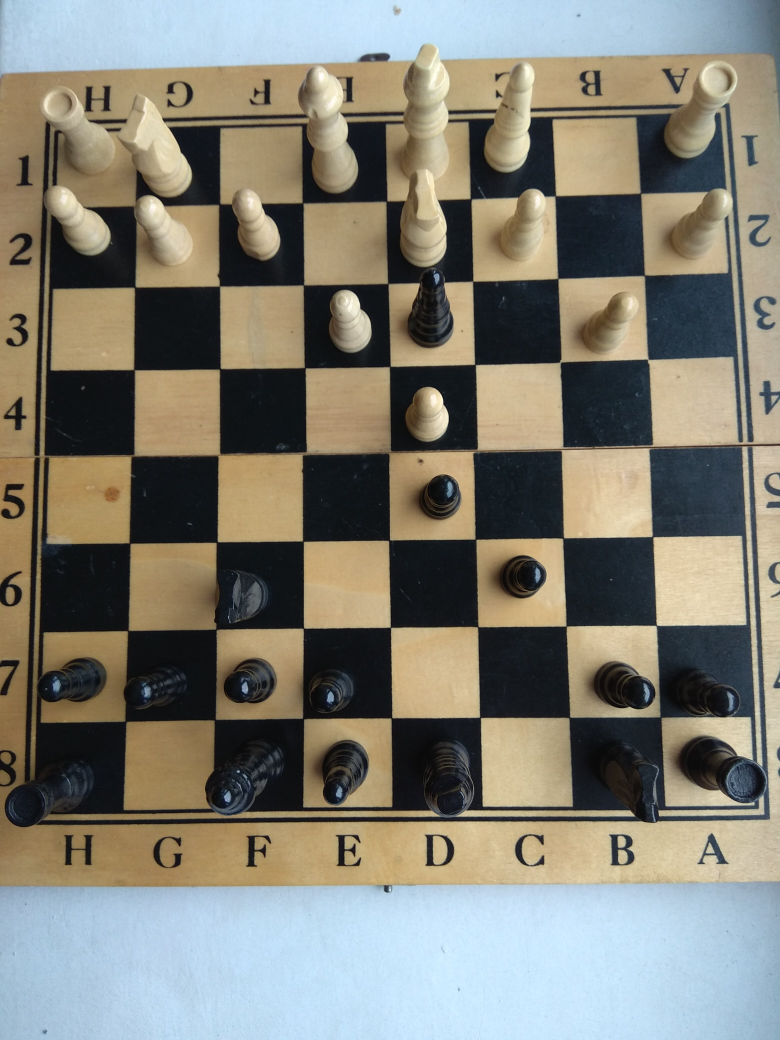
//> input picture ChessRecognition/build/data/2.jpg, 3120 x 4160 px (shown at 1/4 size)
$ ./main   (built with g++ and OpenCV 4)
//> lines starting //> are read from the running program, lines starting //| are printed output that depends on the picture; after the words box and inside, x2 and y2 are one past the last pixel; in counts of white or black regions, pixels touching at a corner belong together
### ChessRecognition/figure.h
#ifndef FIGURE_H
#define FIGURE_H
#include <iostream>
enum PieceName{
    queen = 0,
    king = 1,
    pown = 2,
    rug = 3,
    bishop = 4,
    horse = 5,
    empty = 6,
    unidentified = 7
};

enum Team{
    black = 0,
    white = 1,
    none
};

class Figure
{
public:
    Figure(PieceName name, Team team);
    void setName(PieceName name);
    bool isFigureInThisField();
private:
    PieceName name;
    Team team;
};

#endif // FIGURE_H

### ChessRecognition/board.h
#ifndef BOARD_H
#define BOARD_H
#include "figure.h"
#include <iostream>
#include <opencv2/core/core.hpp>
#include <opencv2/highgui/highgui.hpp>
#include <opencv2/imgproc/imgproc.hpp>
#include <vector>
#include <iostream> // to debug

class Board
{
public:
    Board(std::vector < std::vector <cv::Mat >  > vectorOfSubimages);
    ~Board();
    void processWhiteSquares();
    void processBlackSquares();
    void showMats();
    std::vector< std::vector <Figure*> > getFigures();
private:
    //functions
    bool checkWhiteSquare(cv::Mat square, std::string name);
    bool checkBlackSquare(cv::Mat square);

    double averangeIntensityOfBlackSquares();
    double averangeIntensityOfWhiteSquares();

    //data
    std::vector< std::vector <Figure*> > figures;
    std::vector< std::vector <cv::Mat> > subimages;

    double whiteSquareAverange;
    double blackSquareAverange;
};

#endif // BOARD_H

### ChessRecognition/fieldfinder.h
#ifndef FIELDFINDER_H
#define FIELDFINDER_H
#include <iostream>
#include <opencv2/core/core.hpp>
#include <opencv2/highgui/highgui.hpp>
#include <opencv2/imgproc/imgproc.hpp>

using namespace std;
using namespace cv;

Mat findFieldsAndDrawItOnImage(Mat cornersBeforeHarrisDetestor, double allowedError,Mat  scaleInputMatrix);
vector< vector<Mat> > sortMats(vector<pair<Mat, Rect>> matsWithRectangles);
#endif // FIELDFINDER_H

### ChessRecognition/figure.cpp
#include "figure.h"

Figure::Figure(PieceName name, Team team)
{
    this->name = name;
    this->team = team;
}

void Figure::setName(PieceName name)
{
    this->name = name;
}

// [6 lines left out: function isFigureInThisField, not called in this run]

### ChessRecognition/board.cpp
#include "board.h"

Board::Board(std::vector<std::vector<cv::Mat> > vectorOfSubimages)
{
    subimages = vectorOfSubimages;//board rotate 180*
    //set up size
    for (int i = 0; i < subimages.size(); i++){
        std::vector<Figure*> row;
        for(int j = 0; j < subimages.size(); j++){
            Figure *fig = new Figure(empty, none);
            row.push_back(fig);
        }
        figures.push_back(row);
    }
    blackSquareAverange = averangeIntensityOfBlackSquares();
    whiteSquareAverange = averangeIntensityOfWhiteSquares();
    std::cout<<blackSquareAverange<<"\t"<<whiteSquareAverange<<std::endl;
}

Board::~Board()
{
    for (std::vector<Figure*> row : figures){
        for(Figure* fig : row){
            delete fig;
        }
    }
}

void Board::processWhiteSquares()
{
    for(int i = 0; i < subimages.size(); i++){
        std::vector<cv::Mat>  row = subimages[i];
        for(int j = 0; j < row.size(); j++){
            if(i%2==0){
                if(j%2==1){
                    //process function
                    std::ostringstream ss;
                    ss << i;
                    ss << j;
                    std::string str = ss.str();
                    if(checkWhiteSquare(row[j] , str)){
                        Figure *fig = figures[i][j];
                        fig->setName(unidentified);
                    }
                }
            }
            else{
                if(j%2==0){
                    std::ostringstream ss;
                    ss << i;
                    ss << j;
                    std::string str = ss.str();
                    //process function
                    if(checkWhiteSquare(row[j], str)){
                        Figure *fig = figures[i][j];
                        fig->setName(unidentified);
                    }
                }
            }
        }
    }
}

void Board::processBlackSquares()
{
    for(int i = 0; i < subimages.size(); i++){
        std::vector<cv::Mat>  row = subimages[i];
        for(int j = 0; j < row.size(); j++){
            if(i%2==0){
                if(j%2==0){
                    // [5 lines of commented-out code are left out]
                    if(checkBlackSquare(row[j])){
                        Figure *fig = figures[i][j];
                        fig->setName(unidentified);
                    }
                }
            }
            else{
                if(j%2==1){
                    // [5 lines of commented-out code are left out]
                    if(checkBlackSquare(row[j])){
                        Figure *fig = figures[i][j];
                        fig->setName(unidentified);
                    }
                }
            }
        }
    }
}

// [13 lines left out: function showMats, not called in this run]

std::vector<std::vector<Figure *> > Board::getFigures()
{
    return figures;
}

bool Board::checkWhiteSquare(cv::Mat square, std::string name)
{
    cv::Mat tophat, blackhat, contrast;
    cv::morphologyEx(square, tophat, cv::MORPH_TOPHAT, cv::getStructuringElement(cv::MORPH_RECT, cv::Size(square.rows/10, square.cols/10)));
    cv::morphologyEx(square, blackhat, cv::MORPH_BLACKHAT, cv::getStructuringElement(cv::MORPH_RECT, cv::Size(square.rows/30, square.cols/30)));
    contrast = square + tophat - blackhat;
    square = contrast;
    cv::GaussianBlur(square, square, cv::Size(3,5), 1);
    cv::Canny(square, square, 0.6*whiteSquareAverange, 0.8*whiteSquareAverange, 3);
    std::vector< std::vector<cv::Point> > contours;
    cv::findContours(square.clone(), contours, CV_RETR_TREE, CV_CHAIN_APPROX_NONE);
    int pointsCount = 0;
    for(std::vector<cv::Point> contour :  contours){
        cv::Rect rect = cv::boundingRect(contour);
        if(true){
            pointsCount += contour.size();
        }
    }
    //std::cout<<name<<"\t"<<pointsCount<<std::endl;
    //cv::imshow(name, square);
    if(pointsCount > 0.6*averangeIntensityOfWhiteSquares())   return true;
    return false;
}

bool Board::checkBlackSquare(cv::Mat square)
{
    cv::Mat tophat, blackhat, contrast;
    cv::morphologyEx(square, tophat, cv::MORPH_TOPHAT, cv::getStructuringElement(cv::MORPH_RECT, cv::Size(square.rows/10, square.cols/10)));
    cv::morphologyEx(square, blackhat, cv::MORPH_BLACKHAT, cv::getStructuringElement(cv::MORPH_RECT, cv::Size(square.rows/20, square.cols/20)));
    contrast = square + tophat - blackhat;
    square = contrast;
    cv::GaussianBlur(square, square, cv::Size(3,5), 1);
    cv::Canny(square, square, 1*blackSquareAverange, 3.5*blackSquareAverange, 3);
    std::vector< std::vector<cv::Point> > contours;
    cv::findContours(square.clone(), contours, CV_RETR_TREE, CV_CHAIN_APPROX_NONE);
    int pointsCount = 0;
    for(std::vector<cv::Point> contour :  contours){
        cv::Rect rect = cv::boundingRect(contour);
        if(contour.size() > 0){
            pointsCount += contour.size();
        }
    }
    if(pointsCount > blackSquareAverange*3)   return true;
    return false;
}

double Board::averangeIntensityOfBlackSquares()
{
    int counter = 0;
    double avg = 0;
    for(int i = 0; i < subimages.size(); i++){
        std::vector<cv::Mat>  row = subimages[i];
        for(int j = 0; j < row.size(); j++){
            if(i%2==0){
                if(j%2==0){
                    cv::Mat m = row[j];
                    for(int r = 0; r < m.rows; r++){
                        for(int c = 0; c < m.cols; c++){
                            avg += m.at<uchar>(r, c);
                            counter++;
                        }
                    }
                }
            }
            else{
                if(j%2==1){
                    cv::Mat m = row[j];
                    for(int r = 0; r < m.rows; r++){
                        for(int c = 0; c < m.cols; c++){
                            avg += m.at<uchar>(r, c);
                            counter++;
                        }
                    }
                }
            }
        }
    }
    avg /= counter;
    return avg;
}

double Board::averangeIntensityOfWhiteSquares()
{
    int counter = 0;
    double avg = 0;
    for(int i = 0; i < subimages.size(); i++){
        std::vector<cv::Mat>  row = subimages[i];
        for(int j = 0; j < row.size(); j++){
            if(i%2==0){
                if(j%2==1){
                    cv::Mat m = row[j];
                    for(int r = 0; r < m.rows; r++){
                        for(int c = 0; c < m.cols; c++){
                            avg += m.at<uchar>(r, c);
                            counter++;
                        }
                    }
                }
            }
            else{
                if(j%2==0){
                    cv::Mat m = row[j];
                    for(int r = 0; r < m.rows; r++){
                        for(int c = 0; c < m.cols; c++){
                            avg += m.at<uchar>(r, c);
                            counter++;
                        }
                    }
                }
            }
        }
    }
    avg /= counter;
    return avg;
}

### ChessRecognition/fieldfinder.cpp
#include "fieldfinder.h"

void findMaxXY(int &maxY, int &minY, int &maxX, int &minX, vector< vector< Point > >  &contours){
    vector<cv::Rect> boundRect(contours.size());
    maxY = 0, minY = INT_MAX, maxX = 0, minX = INT_MAX;
    for(size_t i=0; i < contours.size(); i++){
        boundRect[i] = boundingRect( Mat(contours[i]) );
        Rect boundRectangle = boundRect[i];
        int actualY = boundRectangle.y;
        int actualX = boundRectangle.x;
        if(actualY > maxY){
            maxY = actualY;
        }
        if(actualY < minY){
            minY = actualY;
        }
        if(actualX > maxX){
            maxX = actualX;
        }
        if(actualX < minX){
            minX = actualX;
        }
    }
}

bool deleteTooNearXPoint(int prevX, int widthOfSquare, vector< vector< Point > >  &contours){
    vector<cv::Rect> boundRect(contours.size());
    int maxX = 0, index = 0;
    for(size_t i=0; i < contours.size(); i++){
        boundRect[i] = boundingRect( Mat(contours[i]) );
        Rect boundRectangle = boundRect[i];
        int actualX = boundRectangle.x;
        if(actualX > maxX){
            maxX = actualX;
            index = i;
        }
    }
    if(prevX - maxX < 0.6*widthOfSquare){
        contours.erase(contours.begin() + index);
        return true;
    }
    return false;
}

Mat findFieldsAndDrawItOnImage(Mat cornersBeforeHarrisDetestor, double allowedError, Mat scaleInputMatrix)
{
    int const LINE_INTENSITY = 255;
    //find contours
    vector< vector< Point > > contours;
    vector< vector< Point > > contoursTotal;
    vector< vector< Point > > contoursY;
    vector< vector< Point > > contoursX;
    findContours(cornersBeforeHarrisDetestor, contours, CV_RETR_EXTERNAL, CV_CHAIN_APPROX_NONE);
    vector<cv::Rect> boundRect(contours.size());
    int maxY = 0, minY = INT_MAX, maxX = 0, minX = INT_MAX;
    findMaxXY(maxY, minY, maxX, minX, contours);
    double widthOfBoard = sqrt((maxX-minX)*(maxX-minX));
    double widthOfSquare = widthOfBoard/8;
    double heightOfBoard = sqrt((maxY-minY)*(maxY-minY));
    double heightOfSquare = heightOfBoard/8;
    allowedError = 0.5*heightOfSquare;
    for(int r = 0; r < 9; r++){
        findMaxXY(maxY, minY, maxX, minX, contours);
        contoursY.clear();
        int ind = 0;
        for(vector< vector< Point > >::iterator it = contours.begin(); it != contours.end();){
            boundRect[ind] = boundingRect( Mat( *it ));
            Rect boundRectangle = boundRect[ind];
            int actualY = boundRectangle.y;
            if(actualY < maxY + allowedError && actualY > maxY - allowedError){
                contoursY.push_back(*it);
                contoursTotal.push_back(*it);
                contours.erase(it);
            }
            else{
                ++it;
                ind++;
            }
        }

        Vec4f lineY;
        vector< Point2f > points;
        for(size_t i = 0; i < contoursY.size(); i++){
            vector< Point > add = contoursY[i];
            vector<Point2f> vec;
            for(int i = 0; i < add.size(); i++){
                vec.push_back((Point2f(add.at(i).x, add.at(i).y)));
            }
            points.insert(points.end(), vec.begin(), vec.end());
        }
        if(points.size() > 1) fitLine(points, lineY, CV_DIST_L2, 0, 0.01, 0.01);
        int m = 1000;
        line( scaleInputMatrix, Point2f(lineY[2]-lineY[0]*m, lineY[3]-lineY[1]*m), Point2f(lineY[2]+lineY[0]*m, lineY[3]+lineY[1]*m), Scalar(LINE_INTENSITY,LINE_INTENSITY,LINE_INTENSITY), 1, CV_AA);
    }

    //RESET CONTOURS
    contours.insert(contours.end(), contoursTotal.begin(), contoursTotal.end());
    allowedError = 0.4*widthOfSquare;

    int prevXVal = 0;
    for(int w = 0; w < 9; w++){
        if(w != 0){
            while(deleteTooNearXPoint(prevXVal, widthOfSquare, contours)){
                cout<<"too near points"<< prevXVal;
            }
        }
        findMaxXY(maxY, minY, maxX, minX, contours);
        contoursX.clear();
        int ind = 0;
        for(vector< vector< Point > >::iterator it = contours.begin(); it != contours.end();){
            boundRect[ind] = boundingRect( Mat( *it ));
            Rect boundRectangle = boundRect[ind];
            int actualX = boundRectangle.x;
            if(actualX < maxX + allowedError && actualX > maxX - allowedError){
                contoursX.push_back(*it);
                contoursTotal.push_back(*it);
                contours.erase(it);
            }
            else{
                ++it;
                ind++;
            }
        }
        Vec4f lineX;
        vector< Point2f > points;
        for(size_t i = 0; i < contoursX.size(); i++){
            vector< Point > add = contoursX[i];
            vector<Point2f> vec;
            for(int i = 0; i < add.size(); i++){
                vec.push_back((Point2f(add.at(i).x, add.at(i).y)));
            }
            points.insert(points.end(), vec.begin(), vec.end());
        }

        if(points.size() > 1) fitLine(points, lineX, CV_DIST_L2, 0, 0.01, 0.01);
        else cout<<" not enough points"<<w<<endl;
        int m = 1000;
        line( scaleInputMatrix, Point2f(lineX[2]-lineX[0]*m, lineX[3]-lineX[1]*m), Point2f(lineX[2]+lineX[0]*m, lineX[3]+lineX[1]*m), Scalar(LINE_INTENSITY,LINE_INTENSITY,LINE_INTENSITY), 1, CV_AA);
        prevXVal = maxX;
    }
    return scaleInputMatrix;
}

vector< vector<Mat> > sortMats(vector<pair<Mat, Rect>> matsWithRectangles)
{
    vector< vector<Mat> > sortedMats;
    for(int r = 0; r < 8; r++){
        vector<pair<Mat, Rect>> row;
        vector<Mat> matsRow;
        for(int c = 0; c < 8; c++){
           int maxIndex = 0, actualIndex = 0;
           pair<Mat, Rect> maxYMat = matsWithRectangles[0];
           for(pair<Mat, Rect> mat : matsWithRectangles){
               Rect rect = mat.second, maxMatRect = maxYMat.second;
               if(rect.y > maxMatRect.y){
                   maxYMat = mat;
                   maxIndex = actualIndex;
               }
               actualIndex++;
           }
           row.push_back(maxYMat);
           matsWithRectangles.erase(matsWithRectangles.begin()+maxIndex);
        }
        for(int i = 0; i < row.size(); i++){
            for(int j = 1; j < row.size(); j++){
                pair<Mat, Rect> actualR = row[j], prevR = row[j - 1], tmp;
                if(actualR.second.x < prevR.second.x){
                    tmp = row[j];
                    row[j] = row[j - 1];
                    row[j - 1] = tmp;
                }
            }
        }
        for(pair<Mat, Rect> matRect : row){
            matsRow.push_back(matRect.first);
        }
        sortedMats.push_back(matsRow);
    }
    return sortedMats;
}

// [37 lines left out: function sortRectangles, not called in this run]

### ChessRecognition/main.cpp
#include <iostream>
#include <opencv2/core/core.hpp>
#include <opencv2/highgui/highgui.hpp>
#include <opencv2/imgproc/imgproc.hpp>
#include "fieldfinder.h"
#include "board.h"
#include "figure.h"

using namespace std;
using namespace cv;

double distance(int x1, int y1, int x2, int y2){
    return sqrt((x1-x2)*(x1-x2)+(y1-y2)*(y1-y2));
}

int main(int argc, char** argv)
{
    int scale = 4;
    int allowedError;

    Mat scaleInputMatrix, cannyMat, grayMatrix, harrisdst, dst_norm, cornersAfterHarrisDetestor;

    // Load picture and set size
    string path = string("data/2.jpg");
    Mat input = imread(path);
//> input is the input picture: 4160 rows x 3120 cols, CV_8UC3; mean B, G, R 116.3, 127.3, 129.4
    resize(input, scaleInputMatrix, Size(input.cols/scale, input.rows/scale)); ///
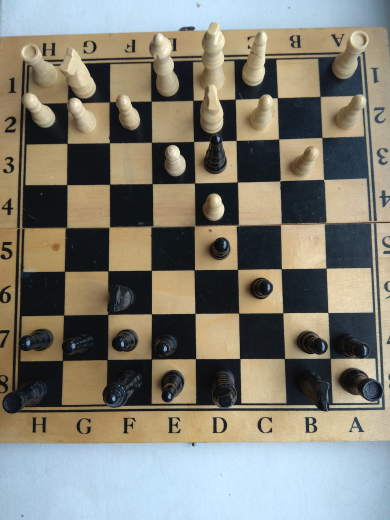
//> scaleInputMatrix: 1040 rows x 780 cols, CV_8UC3 (shown at 1/2 size); mean B, G, R 116.4, 127.4, 129.5
    cvtColor(scaleInputMatrix, grayMatrix, COLOR_BGR2GRAY);
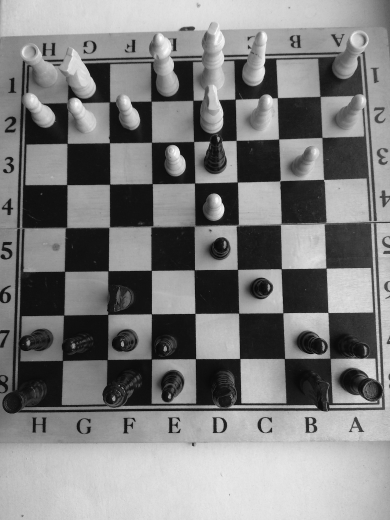
//> grayMatrix: 1040 rows x 780 cols, CV_8UC1 (shown at 1/2 size); min 1, max 254, mean 126.7

    //Canny edges detedtion
    GaussianBlur(grayMatrix, grayMatrix, Size(3,3), 0.42);//042
    Canny(grayMatrix, cannyMat, 75, 160, 3);
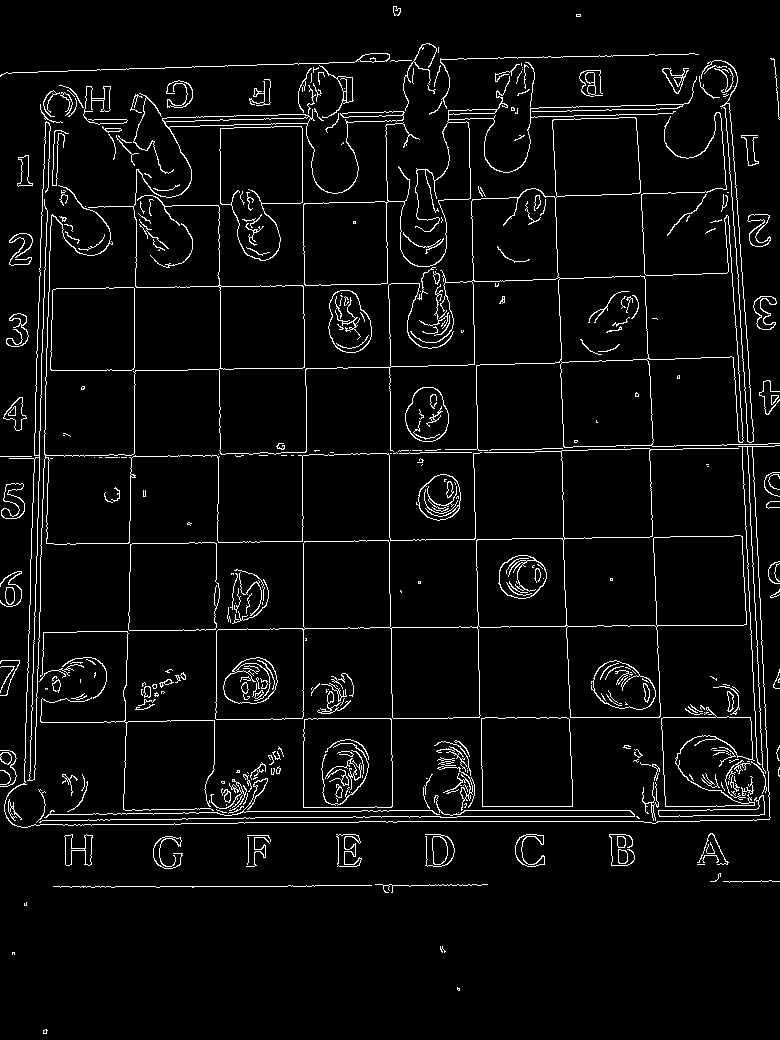
//> cannyMat: 1040 rows x 780 cols, CV_8UC1; 4.7% white in thin lines or dots

    //hough
    Mat1f cdst(cannyMat.rows, cannyMat.cols, 1.0f);
    vector<Vec4i> lines;
    //hough
    HoughLinesP(cannyMat, lines, 0.5, CV_PI/360, 60, 70, 12);
//> lines = 109 lines (x1, y1, x2, y2), first 8: [303, 822, 303, 543], [457, 816, 637, 816], [359, 821, 643, 821], [461, 810, 630, 810], [448, 717, 765, 717], [435, 110, 688, 103], [389, 627, 761, 624], [53, 886, 314, 886]
    for( size_t i = 0; i < lines.size(); i++ )
      {
        Vec4i l = lines[i];
        line( cdst, Point(l[0], l[1]), Point(l[2], l[3]), Scalar(0,0,255), 1, CV_AA);
      }
//> this loop made 109 passes
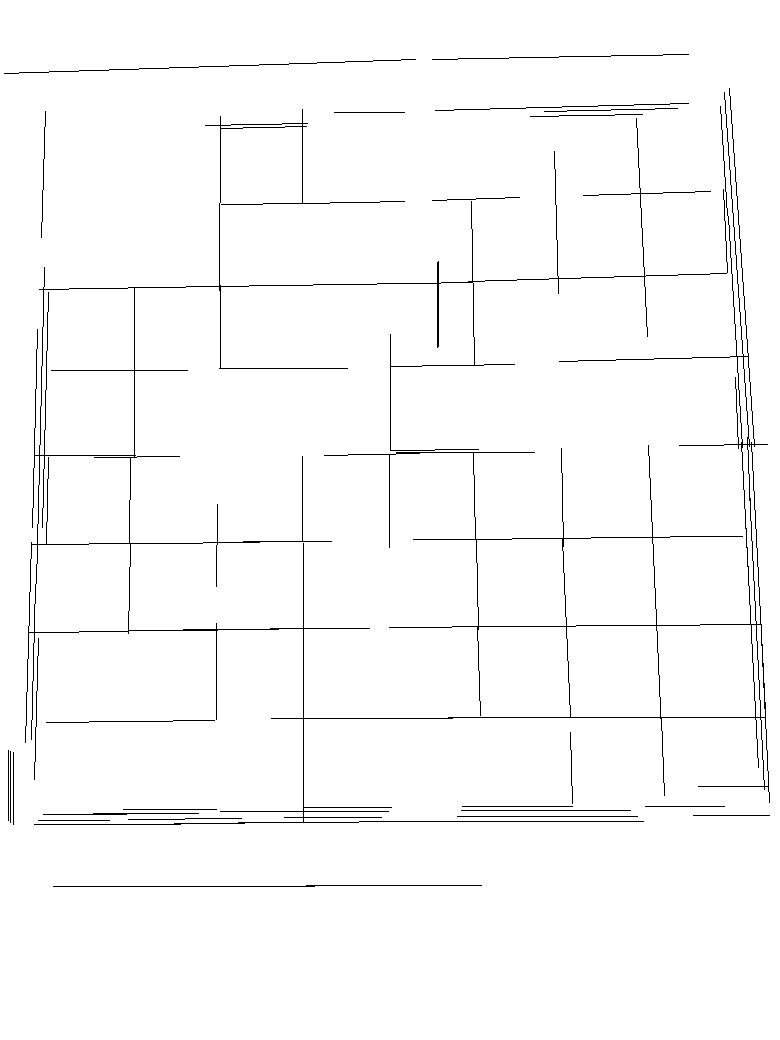
//> cdst: 1040 rows x 780 cols, CV_32FC1; values 0 (black) and 1 (white), 98.1% white; black in thin lines or dots, all inside (x1, y1, x2, y2) = (4, 54, 770, 887)

    //////////////////////////////harris
    cornerHarris( cdst, harrisdst, 8, 3, 0.02, BORDER_DEFAULT);
    normalize( harrisdst, dst_norm, 0, 255, NORM_MINMAX, CV_32FC1, Mat() );
//> (the rest of the program and of its run is left out)
